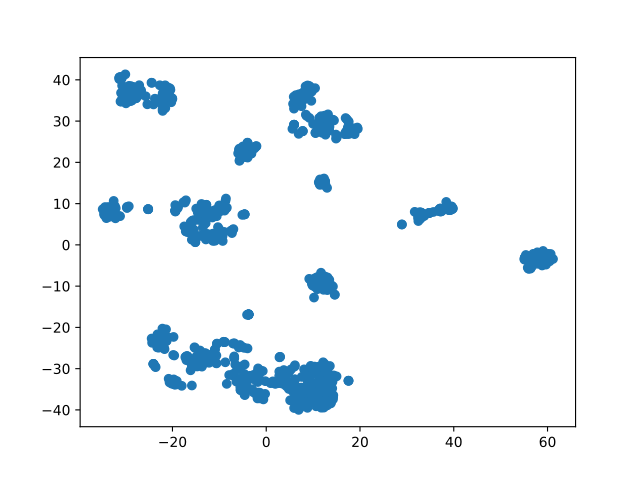

Python code for this plot:
import argparse
import os
os.environ["CUDA_DEVICE_ORDER"] = "PCI_BUS_ID"
os.environ["CUDA_VISIBLE_DEVICES"] = "2, 3"
import matplotlib
matplotlib.use("PDF")
import matplotlib.pyplot as plt

import random
import shutil
import time
import warnings

import pandas as pd

import torch
import torch.nn as nn
import torch.nn.functional as F
import torch.nn.parallel
import torch.backends.cudnn as cudnn
import torch.distributed as dist
import torch.optim
import torch.utils.data
import torch.utils.data.distributed
import torchvision.transforms as transforms
import torchvision.datasets as datasets
import torchvision.models as models

from custom_loss import PoincareXEntropyLoss
from poincare_model import PoincareDistance
import pdb


parser = argparse.ArgumentParser(description='PyTorch ImageNet Training')
parser.add_argument('data', metavar='DIR',
                    help='path to dataset')
parser.add_argument('-j', '--workers', default=4, type=int, metavar='N',
                    help='number of data loading workers (default: 4)')
parser.add_argument('--epochs', default=100, type=int, metavar='N',
                    help='number of total epochs to run')
parser.add_argument('--start-epoch', default=0, type=int, metavar='N',
                    help='manual epoch number (useful on restarts)')
parser.add_argument('-b', '--batch-size', default=256, type=int,
                    metavar='N', help='mini-batch size (default: 256)')
parser.add_argument('--lr', '--learning-rate', default=0.1, type=float,
                    metavar='LR', help='initial learning rate')
parser.add_argument('--momentum', default=0.9, type=float, metavar='M',
                    help='momentum')
parser.add_argument('--weight-decay', '--wd', default=1e-8, type=float,
                    metavar='W', help='weight decay (default: 1e-4)')
parser.add_argument('--print-freq', '-p', default=10, type=int,
                    metavar='N', help='print frequency (default: 10)')
parser.add_argument('--resume', default='', type=str, metavar='PATH',
                    help='path to latest checkpoint (default: none)')
parser.add_argument('-e', '--evaluate', dest='evaluate', action='store_true',
                    help='evaluate model on validation set')
parser.add_argument('--pretrained', dest='pretrained', action='store_true',
                    help='use pre-trained model')
parser.add_argument('--world-size', default=1, type=int,
                    help='number of distributed processes')
parser.add_argument('--dist-url', default='tcp://224.66.41.62:23456', type=str,
                    help='url used to set up distributed training')
parser.add_argument('--dist-backend', default='gloo', type=str,
                    help='distributed backend')
parser.add_argument('--seed', default=None, type=int,
                    help='seed for initializing training. ')
parser.add_argument('--gpu', default=None, type=int,
                    help='GPU id to use.')
args = parser.parse_args()
#load poincare embedding
poinc_emb = torch.load(
            '/home/hermanni/thesis/msc-thesis/code/model/nouns_id.pth')

# Data loading code
traindir = os.path.join(args.data, 'train')
valdir = os.path.join(args.data, 'val_white')

train_dataset = datasets.ImageFolder(
              traindir)

imgnet_classes = train_dataset.classes

#create poincare embedding that only contains imagenet synsets
imgnet2poinc_idx = [poinc_emb['objects'].index(i) for i in imgnet_classes]
imgnet_poinc_wgt = poinc_emb['model']['lt.weight'][[imgnet2poinc_idx]]
imgnet_poinc_labels = [poinc_emb['objects'][i] for i in imgnet2poinc_idx]

import numpy as np
from sklearn.manifold import TSNE
import matplotlib

X_embedded = TSNE(n_components=2).fit_transform(imgnet_poinc_wgt)
XX = TSNE(n_components=2).fit_transform(poinc_emb['model']['lt.weight'])

plt.scatter(XX[:,0], XX[:,1])












pdb.set_trace()
